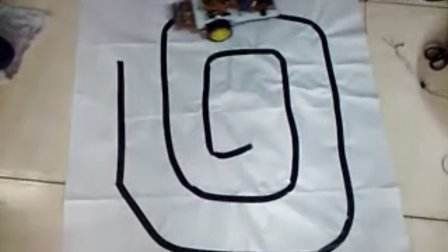
#> input picture Camera/test/timg.jpg, 448 x 252 px
$ python test.py   (Python 2 division)
#> lines starting #> are read from the running program, lines starting #| are printed output that depends on the picture; after the words box and inside, x2 and y2 are one past the last pixel; in counts of white or black regions, pixels touching at a corner belong together
import cv2
import numpy as np


img = cv2.imread("timg.jpg")
#> img is the input picture: shape (252, 448, 3); mean B, G, R 157.9, 157.4, 155.8
#print img
img = cv2.cvtColor(img,cv2.COLOR_BGR2GRAY)
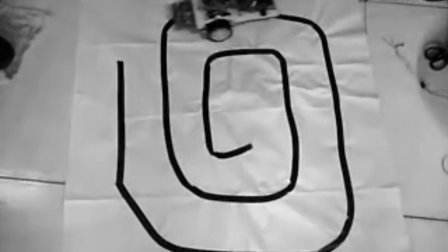
#> img: shape (252, 448); min 0, max 253, mean 157
retval, grayimg = cv2.threshold(img,100,255,cv2.THRESH_BINARY)
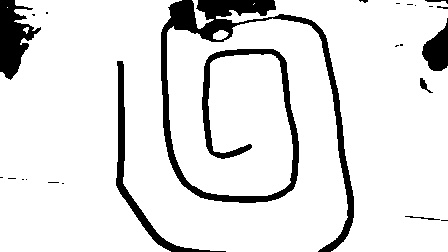
#> grayimg: shape (252, 448); 89% white; 24 black regions (16 under 20 px), largest, box (x1, y1, x2, y2) and area: (161, 0, 354, 252) 7958, (0, 0, 41, 80) 1771, (116, 61, 226, 252) 1615
cv2.imwrite("test.jpg",grayimg)
#cv2.imshow("test",grayimg)
print retval
#cv2.waitKey(10)
#cv2.destroyAllWindows()

$ run again, with Camera/test/road.jpg copied over Camera/test/timg.jpg
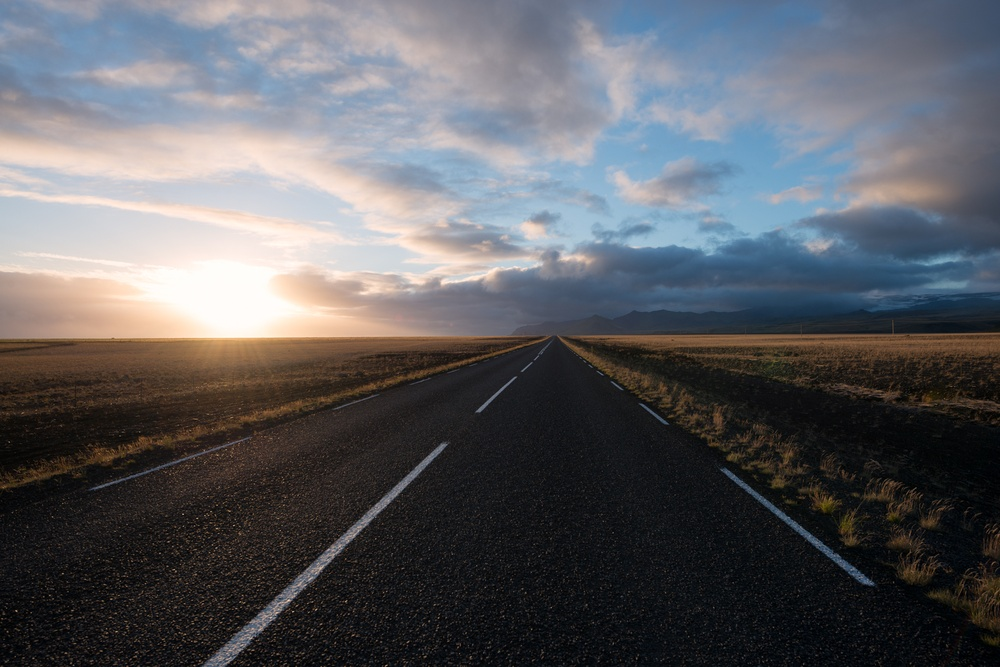
#> input picture Camera/test/road.jpg, 1000 x 667 px, shrunk from 1920 x 1281 before the run
#> img is the input picture: shape (667, 1000, 3); mean B, G, R 98.1, 93.6, 92.7
#> `img = cv2.cvtColor(img,cv2.COLOR_BGR2GRAY)`:
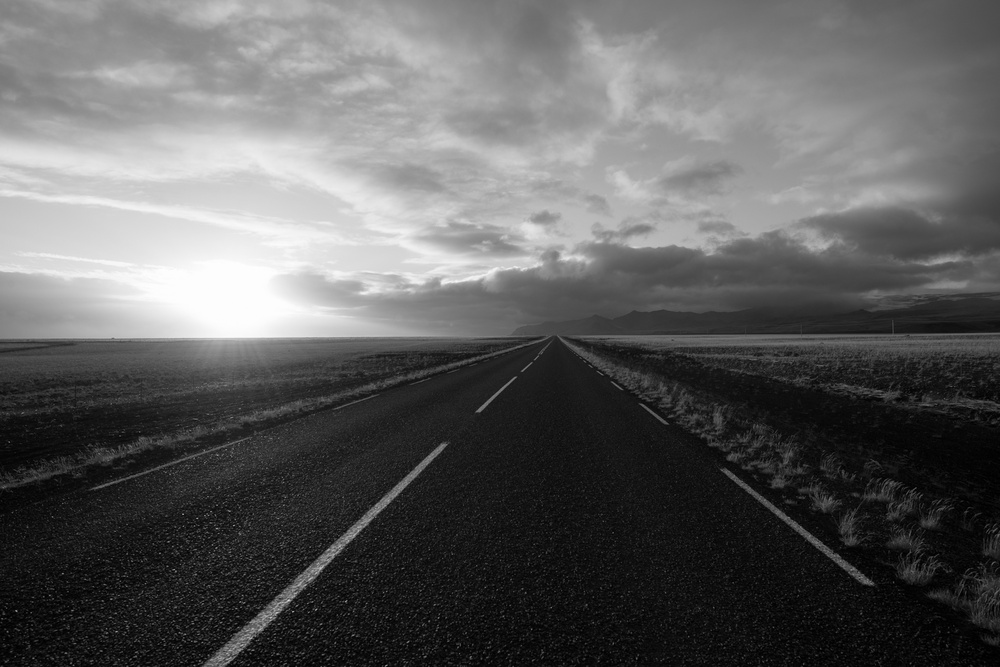
#> img: shape (667, 1000); min 0, max 254, mean 93.9
#> `retval, grayimg = cv2.threshold(img,100,255,cv2.THRESH_BINARY)`:
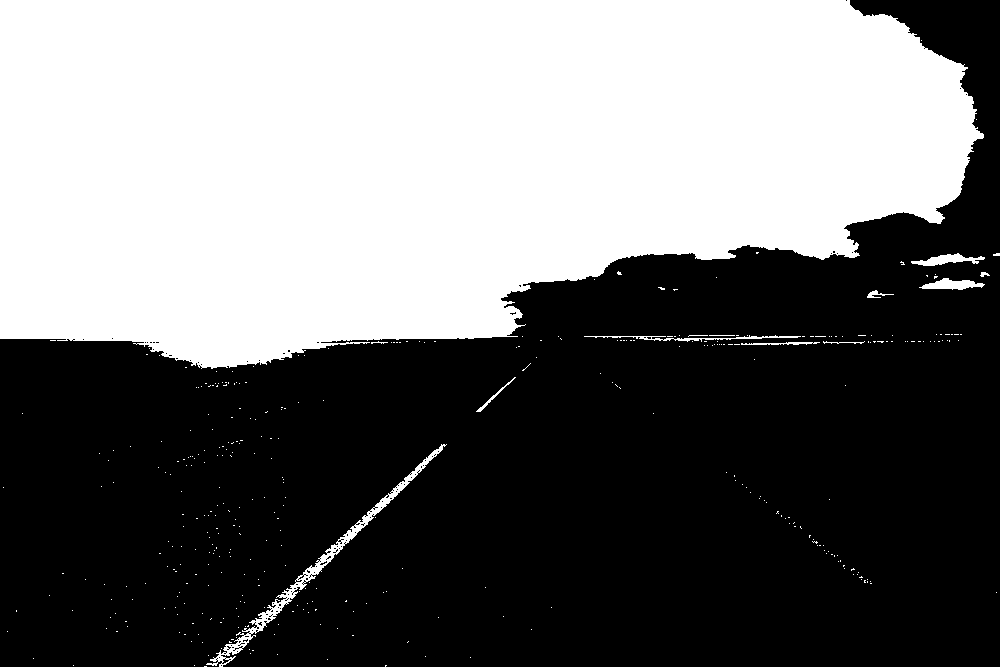
#> grayimg: shape (667, 1000); 43.9% white; 386 white regions (373 under 20 px), largest, box (x1, y1, x2, y2) and area: (0, 0, 984, 369) 287696, (206, 444, 447, 667) 2377, (919, 278, 985, 290) 448
